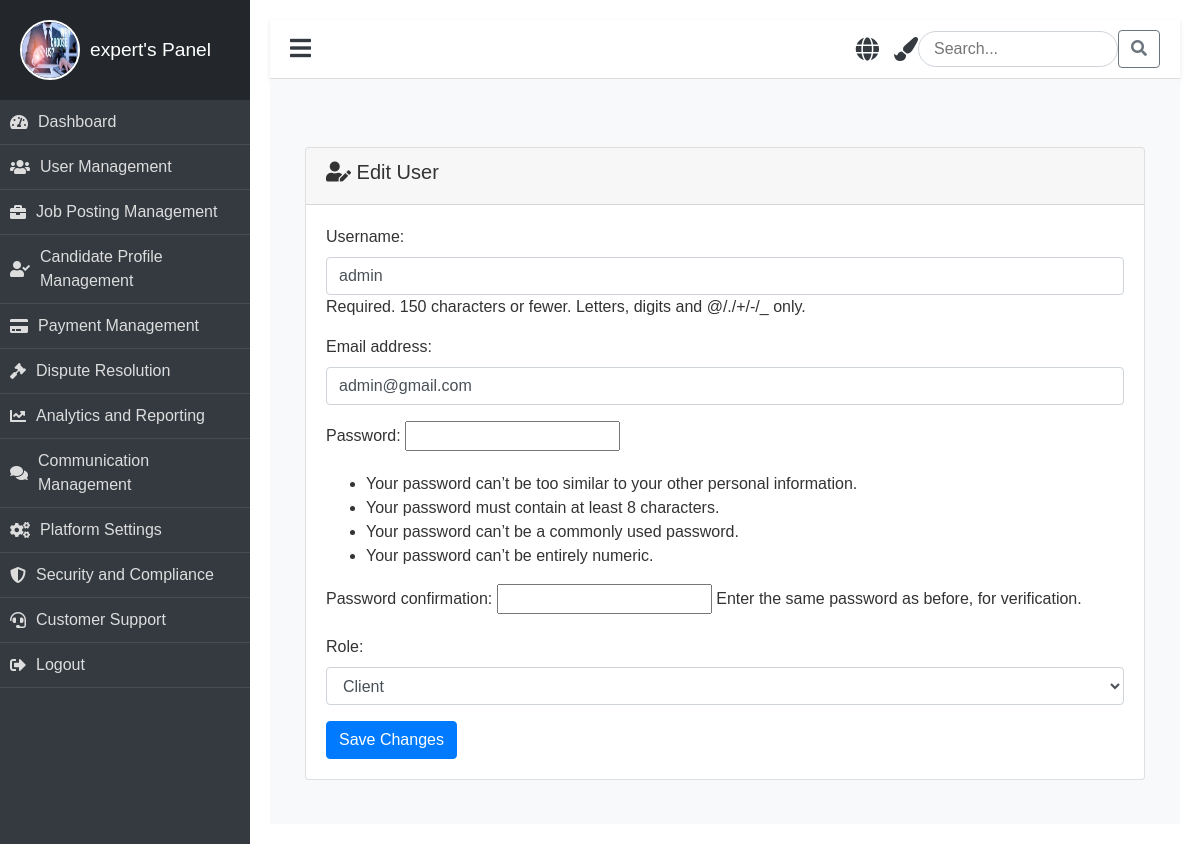
Screenshot of /edit-user/1/ (signed in) with the database file from the repository.
### job/models.py (models this page shows)
class CustomUser(AbstractUser):
    ROLE_CHOICES = (
        ('admin', 'Admin'),
        ('expert', 'Expert'),
        ('client', 'Client'),
    )
    role = models.CharField(max_length=30, choices=ROLE_CHOICES, default='client')
    profile_picture = models.ImageField(upload_to='profile_pictures/', blank=True, null=True)
    phone = models.CharField(max_length=15, default='0000000000')  # Provide a default value
    address = models.TextField(null=True, blank=True)  # Temporarily allow null

### job/views.py (the view)
# urls.py: path('edit-user/<int:user_id>/', views.edit_user, name='edit_user'),
@login_required
def edit_user(request, user_id):
    user = get_object_or_404(CustomUser, id=user_id)
    if request.method == 'POST':
        form = RegistrationForm(request.POST, instance=user)
        if form.is_valid():
            form.save()
            return redirect('user_management')
    else:
        form = RegistrationForm(instance=user)
    return render(request, 'panel/admin/manage_user/edit_user.html', {'form': form})

### job/forms.py
class RegistrationForm(UserCreationForm):
    ROLES = [
        ('client', 'Client'),
        ('expert', 'Expert'),
    ]
    role = forms.ChoiceField(choices=ROLES, widget=forms.Select(attrs={'class': 'form-control'}))
    class Meta:
        model = CustomUser
        fields = ['username', 'email', 'password1', 'password2', 'role']
        widgets = {
            'username': forms.TextInput(attrs={'class': 'form-control'}),
            'email': forms.EmailInput(attrs={'class': 'form-control'}),
            'password1': forms.PasswordInput(attrs={'class': 'form-control'}),
            'password2': forms.PasswordInput(attrs={'class': 'form-control'}),
        }

### job/templates/panel/admin/manage_user/edit_user.html (shortened to what this page needs)
{% extends "panel/base/base_admin.html" %}
{% load static %}
{% block content %}
<div class="container mt-5">
    <div class="card mb-4">
        <div class="card-header">
            <h5><i class="fas fa-user-edit"></i> Edit User</h5>
        </div>
        <div class="card-body">
            <form method="post" action="{% url 'edit_user' user.id %}">
                {{ form.as_p }}
                <button type="submit" class="btn btn-primary">Save Changes</button>
            </form>
        </div>
    </div>
</div>
{% endblock %}

### job/templates/panel/base/base_admin.html (shortened to what this page needs)
{% load static %}
<!DOCTYPE html>
<html lang="en">
<head>
    <link rel="stylesheet" href="https://stackpath.bootstrapcdn.com/bootstrap/4.5.2/css/bootstrap.min.css">
    <link rel="stylesheet" href="https://cdnjs.cloudflare.com/ajax/libs/font-awesome/5.15.3/css/all.min.css">
    <link rel="stylesheet" href="{% static 'css/clients.css' %}">
</head>
<body>
    <div class="dashboard">
        <div class="dashboard-nav">
            <header>
                <a href="{% url 'admin_panel' %}" class="brand-logo animate__animated animate__fadeInLeft">
                    {% if user.profile_picture %}
                        <img src="{{ user.profile_picture.url }}" alt="{{ user.username }}'s profile picture" class="profile-pic" />
                    {% else %}
                        <img src="{% static 'image/why.jpeg' %}" alt="Default Avatar" class="profile-pic" />
                    {% endif %}
                    <span>{{ user.username }}'s Panel</span>
                </a>
            </header>
            <nav class="dashboard-nav-list">
                <a href="{% url 'admin_panel' %}" class="dashboard-nav-item"><i class="fas fa-tachometer-alt"></i> Dashboard</a>
                <a href="{% url 'user_management' %}" class="dashboard-nav-item"><i class="fas fa-users"></i> User Management</a>
                <a href="#" class="dashboard-nav-item"><i class="fas fa-briefcase"></i> Job Posting Management</a>
                <a href="{% url 'portfolio_management' %}" class="dashboard-nav-item"><i class="fas fa-user-check"></i> Candidate Profile Management</a>
                <a href="#" class="dashboard-nav-item"><i class="fas fa-credit-card"></i> Payment Management</a>
                <a href="#" class="dashboard-nav-item"><i class="fas fa-gavel"></i> Dispute Resolution</a>
                <a href="#" class="dashboard-nav-item"><i class="fas fa-chart-line"></i> Analytics and Reporting</a>
                <a href="{% url 'post_communication' %}" class="dashboard-nav-item"><i class="fas fa-comments"></i> Communication Management</a>
                <a href="{% url 'security_settings' %}" class="dashboard-nav-item"><i class="fas fa-cogs"></i> Platform Settings</a>
                <a href="#" class="dashboard-nav-item"><i class="fas fa-shield-alt"></i> Security and Compliance</a>
                <a href="{% url 'manage_contact' %}" class="dashboard-nav-item"><i class="fas fa-headset"></i> Customer Support</a>
                <a href="{% url 'logout' %}" class="dashboard-nav-item"><i class="fas fa-sign-out-alt"></i> Logout</a>
            </nav>
        </div>
        <main class="dashboard-app">
            <header class="dashboard-toolbar">
                <a href="#!" class="menu-toggle"><i class="fas fa-bars"></i></a>
                <div class="header-icons">
                    <i class="fas fa-globe icon" title="Change Language" onclick="toggleLanguage()"></i>
                    <i class="fas fa-paint-brush icon" title="Change Theme" onclick="toggleTheme()"></i>
                    <div class="search-bar">
                        <input type="text" placeholder="Search..." aria-label="Search" />
                        <button class="btn btn-outline-secondary" type="button"><i class="fas fa-search"></i></button>
                    </div>
                </div>
            </header>
            <div class="dashboard-content">
                {% block content %}{% endblock %}
            </div>
        </main>
    </div>
</body>
</html>

### job/static/css/clients.css (style rules this page uses)
body { font-family: 'Arial', sans-serif; background-color: #f8f9fa; color: #333; margin: 0; padding: 0; overflow-x: hidden; }
.dashboard { display: flex; min-height: 100vh; }
.dashboard-nav { width: 250px; background-color: #343a40; color: #fff; transition: width 0.4s ease, opacity 0.4s ease; opacity: 1; }
.dashboard-nav header { padding: 20px; display: flex; align-items: center; justify-content: flex-start; background-color: #23272b; text-align: left; }
.dashboard-nav .profile-pic { width: 60px; height: 60px; border-radius: 50%; margin-right: 10px; border: 2px solid #fff; }
.dashboard-nav .brand-logo { display: flex; align-items: center; font-size: 1.2rem; color: #fff; text-decoration: none; }
.dashboard-nav .brand-logo span { transition: opacity 0.4s ease; }
.dashboard-nav .dashboard-nav-list { padding: 0; margin: 0; list-style: none; }
.dashboard-nav-item { display: flex; align-items: center; padding: 15px; font-size: 1rem; color: #ddd; text-decoration: none; border-bottom: 1px solid #454d55; transition: background-color 0.3s ease; }
.dashboard-nav-item i { margin-right: 10px; }
.dashboard-app { flex-grow: 1; background-color: #fff; padding: 20px; transition: margin-left 0.4s ease; }
.dashboard-toolbar { display: flex; justify-content: space-between; align-items: center; padding: 10px 20px; background-color: #fff; border-bottom: 1px solid #ddd; box-shadow: 0 2px 4px rgba(0, 0, 0, 0.1); }
.dashboard-toolbar .menu-toggle { font-size: 1.5rem; cursor: pointer; color: #343a40; }
.header-icons .icon { margin-left: 15px; font-size: 1.3rem; color: #343a40; transition: color 0.3s ease; }
.search-bar input { width: 200px; border-radius: 20px; border: 1px solid #ced4da; padding: 5px 15px; transition: width 0.3s ease; }
.dashboard-content { padding: 20px; background-color: #f8f9fa; }
.dashboard-nav .brand-logo { animation: slideIn 1s ease-in-out; }
.dashboard-nav-item { position: relative; overflow: hidden; }
.dashboard-nav-item::before { content: ''; position: absolute; top: 0; left: 0; width: 100%; height: 100%; background-color: rgba(255, 255, 255, 0.2); transform: translateX(-100%); transition: transform 0.5s ease; }
.dashboard-app { animation: fadeIn 1s ease-in-out; }

### job/templates/panel/base/base_admin.html (style rules this page uses)
.profile-pic { width: 50px; height: 50px; border-radius: 50%; margin-right: 10px; }
.header-icons { display: flex; align-items: center; }
.header-icons .icon { margin-left: 15px; cursor: pointer; font-size: 1.5rem; }
.search-bar { margin-left: auto; display: flex; align-items: center; }
.search-bar input { border-radius: 20px; border: 1px solid #ced4da; padding: 5px 15px; width: 200px; }
.dashboard-nav-list a { display: flex; align-items: center; padding: 10px; }

### rows the page displays
CustomUser: username "expert"
CustomUser: username "admin", email "admin@gmail.com", role "Client"
